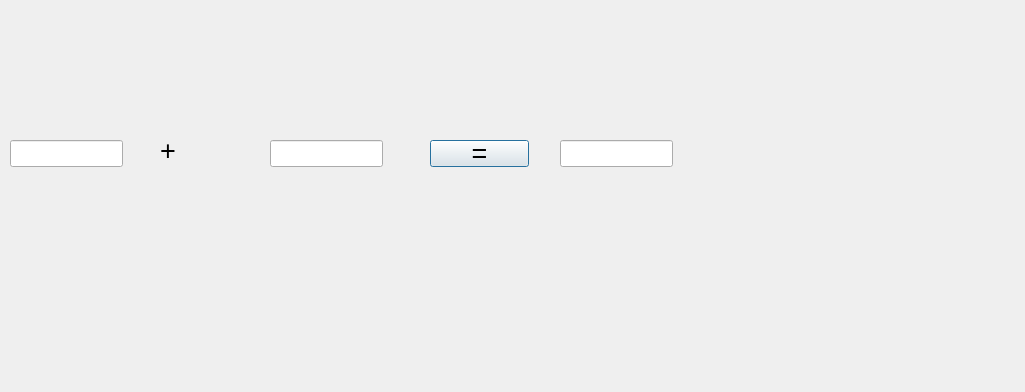
<?xml version="1.0" encoding="UTF-8"?>
<ui version="4.0">
 <class>Adder</class>
 <widget class="QDialog" name="Adder">
  <property name="geometry">
   <rect>
    <x>0</x>
    <y>0</y>
    <width>1025</width>
    <height>392</height>
   </rect>
  </property>
  <property name="windowTitle">
   <string>Adder</string>
  </property>
  <widget class="QLineEdit" name="add">
   <property name="geometry">
    <rect>
     <x>10</x>
     <y>140</y>
     <width>113</width>
     <height>27</height>
    </rect>
   </property>
  </widget>
  <widget class="QLineEdit" name="added">
   <property name="geometry">
    <rect>
     <x>270</x>
     <y>140</y>
     <width>113</width>
     <height>27</height>
    </rect>
   </property>
  </widget>
  <widget class="QLineEdit" name="res">
   <property name="geometry">
    <rect>
     <x>560</x>
     <y>140</y>
     <width>113</width>
     <height>27</height>
    </rect>
   </property>
  </widget>
  <widget class="QPushButton" name="equ">
   <property name="geometry">
    <rect>
     <x>430</x>
     <y>140</y>
     <width>99</width>
     <height>27</height>
    </rect>
   </property>
   <property name="font">
    <font>
     <pointsize>20</pointsize>
     <italic>false</italic>
    </font>
   </property>
   <property name="text">
    <string>=</string>
   </property>
  </widget>
  <widget class="QLabel" name="oper">
   <property name="geometry">
    <rect>
     <x>160</x>
     <y>140</y>
     <width>21</width>
     <height>21</height>
    </rect>
   </property>
   <property name="font">
    <font>
     <pointsize>20</pointsize>
     <italic>false</italic>
    </font>
   </property>
   <property name="text">
    <string>+</string>
   </property>
  </widget>
 </widget>
 <layoutdefault spacing="6" margin="11"/>
 <resources/>
 <connections/>
</ui>
